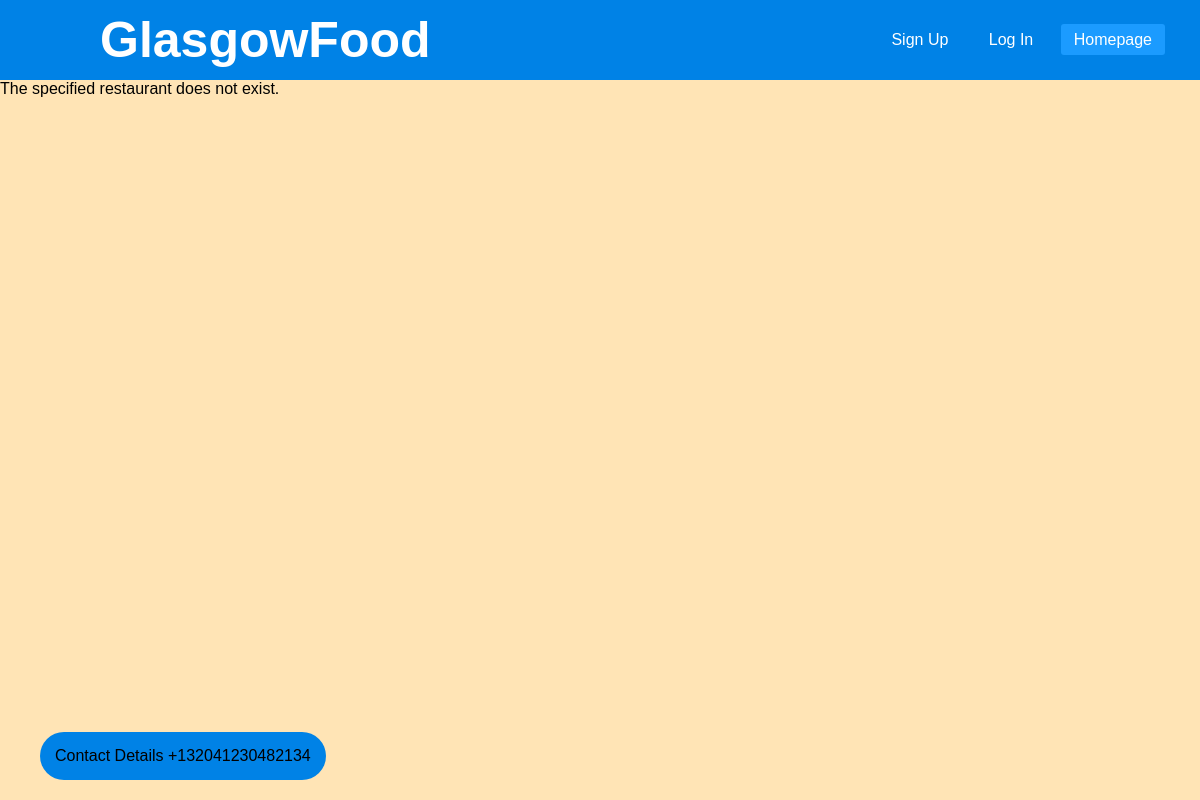
The page /food/restaurants/asdf/ on the database as committed earlier.
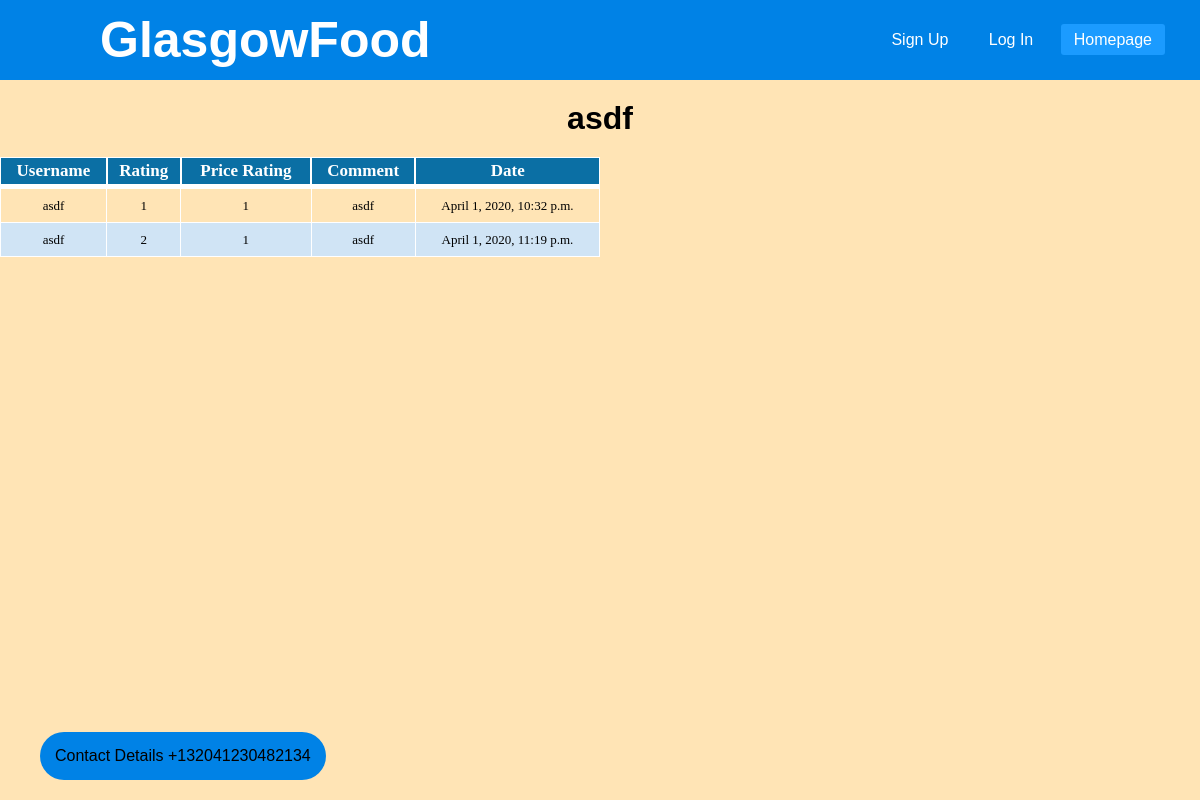
The same page on the database as committed later.
### food/models.py (models this page shows, shortened)
class Restaurant(models.Model):
	restaurant_ID = AutoField(primary_key=True)
	owner = models.ForeignKey(UserProfile, on_delete = models.CASCADE, null=True,blank=True)
	name = CharField(max_length = 100)
	slug = models.SlugField(unique=True)
	address = CharField(max_length = 100, blank=True, null=True)
	overview = CharField(max_length = 100)
	detailed = CharField(max_length = 300, blank=True, null=True)
	phone_number = IntegerField(blank=True, null=True)
	email_address = EmailField(blank=True, null=True)
	rating = IntegerField(default=0)
	price = IntegerField(default=0)
	lat = FloatField(default=55.8642)
	lng = FloatField(default=-4.2518)

class Comment(models.Model):
	review_ID = AutoField(primary_key=True)
	user = models.ForeignKey(UserProfile, on_delete = models.SET_NULL, null=True)
	restaurant = models.ForeignKey(Restaurant, on_delete=models.CASCADE)
	date_time = models.DateTimeField(null=True)
	comment = CharField(max_length=1000)
	rating = IntegerField()
	price = IntegerField()

class UserProfile(models.Model):
	user = models.OneToOneField(User, on_delete=models.CASCADE)
	username = CharField(max_length=100, default="hello")
	is_owner = models.BooleanField(default=False)
	verified_by = models.ForeignKey('self',on_delete=models.CASCADE, related_name='+',blank = True, null = True)
	favourites = ListCharField(max_length=100,base_field=CharField(max_length=100),null=True,blank=True,default='')

### food/views.py (the view)
# urls.py: path('restaurants/<slug:restaurant_name_slug>/',views.show_restaurant, name='show_restaurant'),
def show_restaurant(request, restaurant_name_slug):
    context_dict = {}
    try:
        restaurant = Restaurant.objects.get(slug=restaurant_name_slug)
        comments = Comment.objects.filter(restaurant=restaurant)
        context_dict['comments'] = comments
        context_dict['restaurant'] = restaurant
    except Restaurant.DoesNotExist:
        context_dict['restaurant'] = None
        context_dict['comments'] = None
    return render(request, 'food/restaurant.html', context=context_dict)

### templates/food/restaurant.html (shortened to what this page needs)
<!DOCTYPE html>
{% extends 'food/base.html' %}
{% load staticfiles %}
{% block body_block %}
    {% if restaurant %}
        <h1>{{ restaurant.name }}</h1>
        {% if comments %}
            <ul>
				<table class = "paleBlueRows">
					<thead>
						<tr>
							<th>Username</th>
							<th>Rating</th>
							<th>Price Rating</th>
							<th>Comment</th>
							<th>Date</th>
						</tr>
					</thead>
					<tbody>
						{% for comment in comments %}
							<tr>
								<td>{{comment.user.username}}</td>
								<td>{{comment.rating}}</td>
								<td>{{comment.price}}</td>
								<td>{{comment.comment}}</td>
								<td>{{comment.date_time}}</td>
							</tr>
						{% endfor %}
					</tbody>
				</table>
            </ul>
	<u2>
	<div id="googleMap" style="width:100%;height:400px;"></div>
	</u2>
        {% else %}
            <strong>No comments currently in restaurant.</strong>
        {% endif %}
    {% else %}
        The specified restaurant does not exist.
    {% endif %}
 {% endblock %}

Rows that differ between the two databases and show on the page:
added Restaurant: name "asdf"
added Comment: user.username "asdf", rating "1", price "1", comment "asdf", date_time "April 1, 2020, 10:32 p.m."
added Comment: user.username "asdf", rating "2", price "1", comment "asdf", date_time "April 1, 2020, 11:19 p.m."
Other text that changed with them:
text no longer shown: "The specified restaurant does not exist."
text now shown: "Username Rating Price Rating Comment Date"
